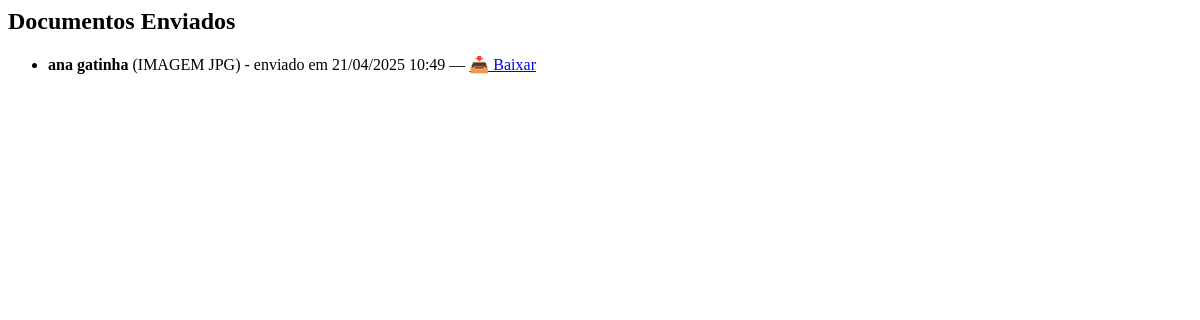
Before: /documentos/lista/ with the older database file.
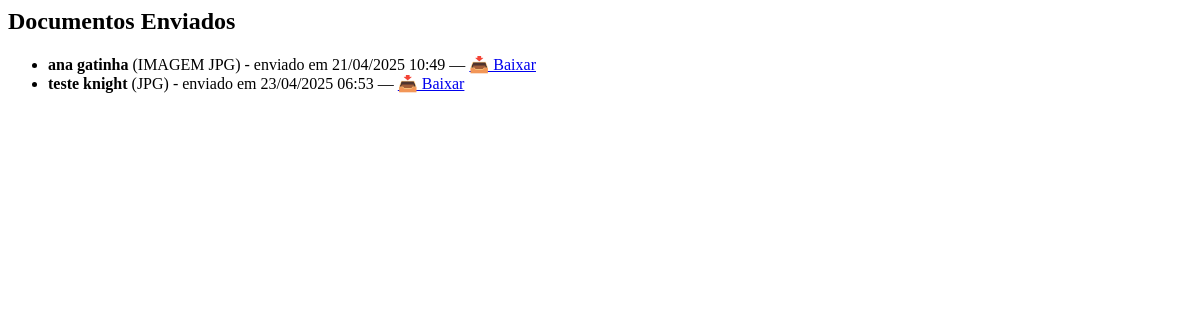
After: the same page with the newer database file.
### documentos/models.py (models this page shows, shortened)
class Documento(models.Model):
    MEDICO = 'medico'
    PACIENTE = 'paciente'
    TIPO_USUARIO_CHOICES = [
        (MEDICO, 'Médico'),
        (PACIENTE, 'Paciente'),
    ]
    nome_arquivo = models.CharField(max_length=255)
    tipo_arquivo = models.CharField(max_length=50)
    tamanho_arquivo = models.PositiveIntegerField()
    data_upload = models.DateTimeField(auto_now_add=True)
    tipo_usuario = models.CharField(max_length=10, choices=TIPO_USUARIO_CHOICES)
    paciente = models.ForeignKey(
        settings.AUTH_USER_MODEL,
        on_delete=models.CASCADE,
        related_name='documentos_recebidos'
    )
    arquivo = models.FileField(upload_to='documentos/')

### documentos/views.py (the view)
# urls.py: path('lista/', views.lista_documentos, name='lista_documentos'),
def lista_documentos(request):
    documentos = Documento.objects.all()
    return render(request, 'documentos/lista.html', {'documentos': documentos})

### documentos/templates/documentos/lista.html
<h2>Documentos Enviados</h2>
<ul>
    {% for doc in documentos %}
        <li>
            <strong>{{ doc.nome_arquivo }}</strong>
            ({{ doc.tipo_arquivo|upper }}) -
            enviado em {{ doc.data_upload|date:"d/m/Y H:i" }}
            —
            <a href="{{ doc.arquivo.url }}" download>
                📥 Baixar
            </a>
        </li>
    {% empty %}
        <li>Nenhum documento enviado ainda.</li>
    {% endfor %}
</ul>

Changed rows visible on the page:
added Documento: nome_arquivo "teste knight", tipo_arquivo "JPG", data_upload "23/04/2025 06:53"
